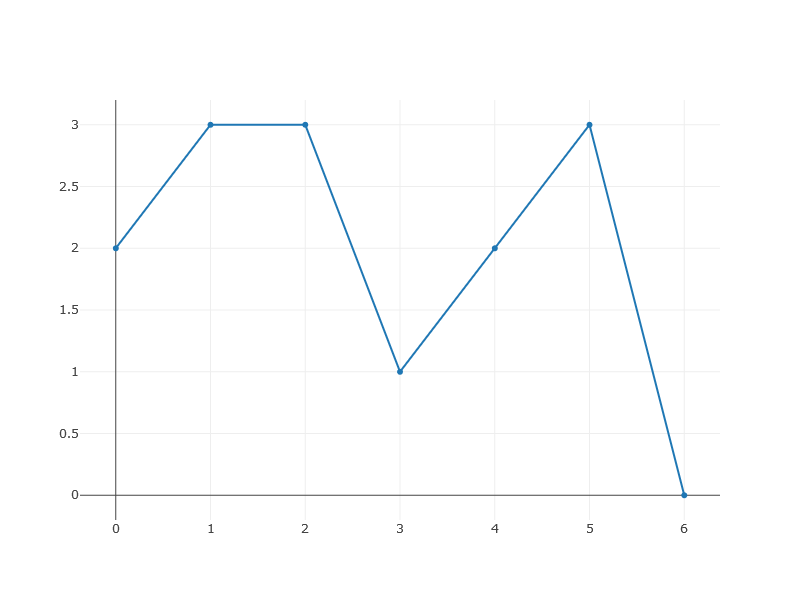

Generate this figure with Python:
''' Lab 1
Исследование однослойных нейронных сетей на примере
моделирования булевых выражений

Цель: Исследовать функционирование простейшей нейронной сети (НС) на базе
нейрона с нелинейной функцией активации и ее обучение по правилу Видроу-Хоффа.

Вариант 15.

b_f = NOT((x1 + x2)x3 + x3x4)
f_a: 1,4
'''

from operator import and_, or_, not_
import numpy as np
import plotly.offline as offline
import plotly.graph_objs as go
import random
import pdb


def AND(x1, x2):
    return and_(x1, x2)


def OR(x1, x2):
    return or_(x1, x2)


def NOT(x):
    return not_(x)


def initialize():
    n = 4  # variables number
    W = np.zeros(n + 1)  # [0., 0., 0., 0., 0.]
    X = []
    i = 0
    while i < 2**int(n):
        x = list(format(i, f'0{n}b'))
        x = [int(n) for n in x]
        X.append(x)
        i += 1
    F = get_F(X)
    return F,  W


def get_F(X):
    F = list()
    target_function = []
    for element in X:
        v1 = OR(element[0], element[1])
        v2 = AND(v1, element[2])
        v3 = AND(element[2], element[3])
        v4 = OR(v2, v3)
        value = NOT(v4)  # - - my function
        target_function.append(int(value))
    for element in X:
        element.insert(0, 1)  # fictional x0 for delta-rule
    for i in range(len(X)):
        F.append((np.array(X[i]), target_function[i]))
    return F


def find_net(inputs, weights):
    return sum(map(lambda weights, inputs: weights * inputs, weights, inputs))


def find_out(net):
    return 0.5 * (np.tanh(net)+1)


def find_y(out):
    if out < 0.5:
        return 0
    else:
        return 1


def find_delta(core_outputs, y):
    return core_outputs - y


def find_der(net):
    temp = find_out(net)
    return (np.cosh(temp)**2)/2


def find_delta_weights(eta, delta, net, current_input):
    return np.dot(eta * delta * find_der(net), current_input)


def weights_correction(weights, eta, delta, net, current_input):
    return [round(a+b, 3) for a, b in zip(weights, find_delta_weights(eta, delta, net, current_input))]


def error_graph(error_values, k_s):
    trace = go.Scatter(
        x=k_s,
        y=error_values,
        mode='lines+markers',
        name='Суммарная ошибка по эпохам обучения (логическая ФА)'
    )
    offline.plot({'data': [trace]}, image='png', image_filename='task_3')
    return


if __name__ == "__main__":

    flag = False
    while not flag:
        F, W = initialize()
        W = np.array([0., 0., 0., 0., 0.])
        T = np.array([float(y[1]) for y in F])

        all_x = np.array([x[0] for x in F])
        learn_x = np.random.choice(
            np.arange(len(all_x)), size=3, replace=False)
        test_x = np.setdiff1d(np.arange(len(all_x)), learn_x)
        k_s = []
        epoch = 0

        Error = 1
        errors = []
        eta = 0.3
        y = np.zeros(len(T))
        while Error != 0:
            Error = 0
            for i in learn_x:
                net = find_net(all_x[i], W)
                y[i] = find_y(find_out(net))
                W = weights_correction(W, eta, find_delta(
                    T[i], y[i]), net, all_x[i])
                Error += abs(y[i] - T[i])
            errors.append(Error)
            print(f'{epoch}; {W}; {y}; {Error}', end="\n")
            k_s.append(epoch)
            epoch += 1
        print("Testing started")

        answers = True
        for i in test_x:
            y[i] = find_y(find_out(find_net(all_x[i], W)))
            if y[i] != T[i]:
                answers = False

        if answers == True:
            print("Test completed")
            print(f"{learn_x}")
            print(f"{y}")
            print(f"{T}")
            flag = True
            error_graph(error_values=errors, k_s=k_s)
        else:
            print("Test failed")
            flag = False
